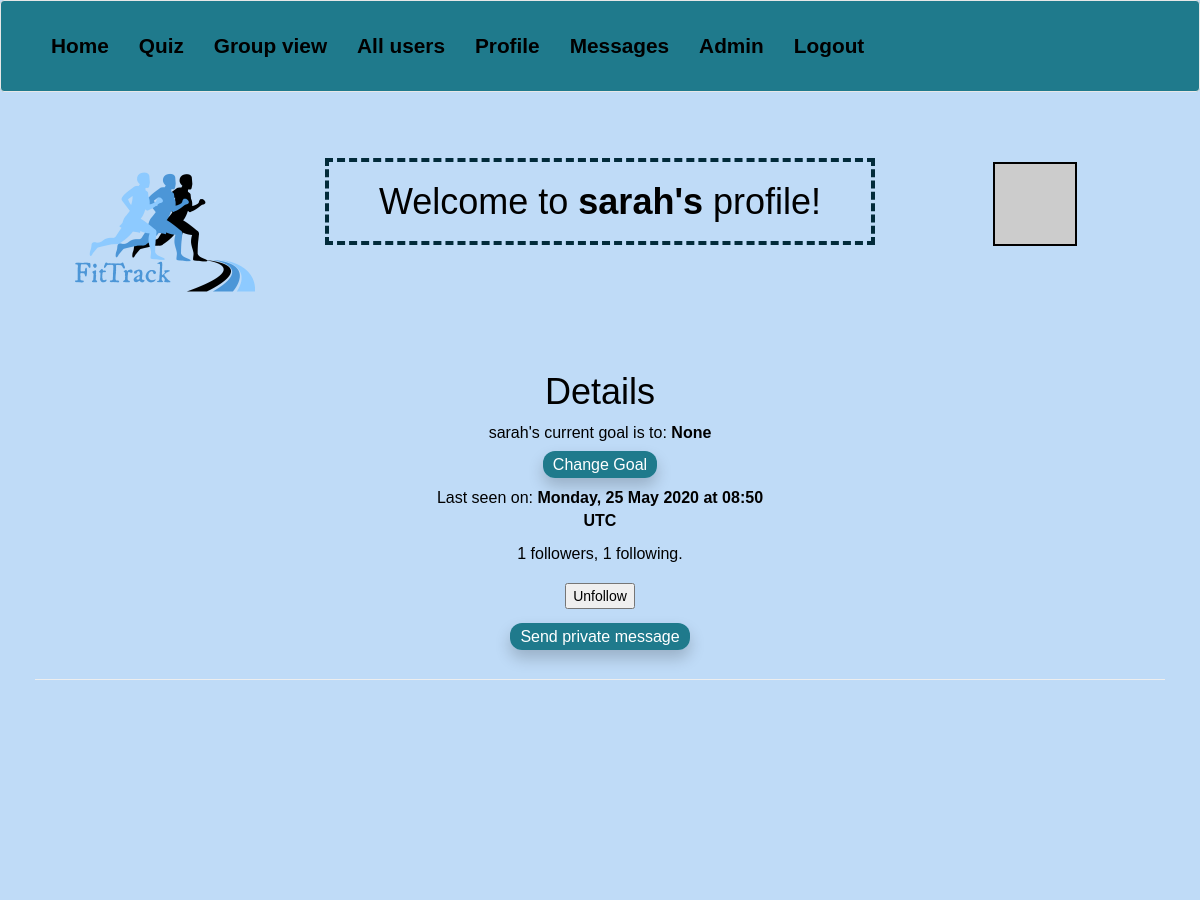
/user/sarah (signed in, upper part), run on an earlier commit of the app's database.
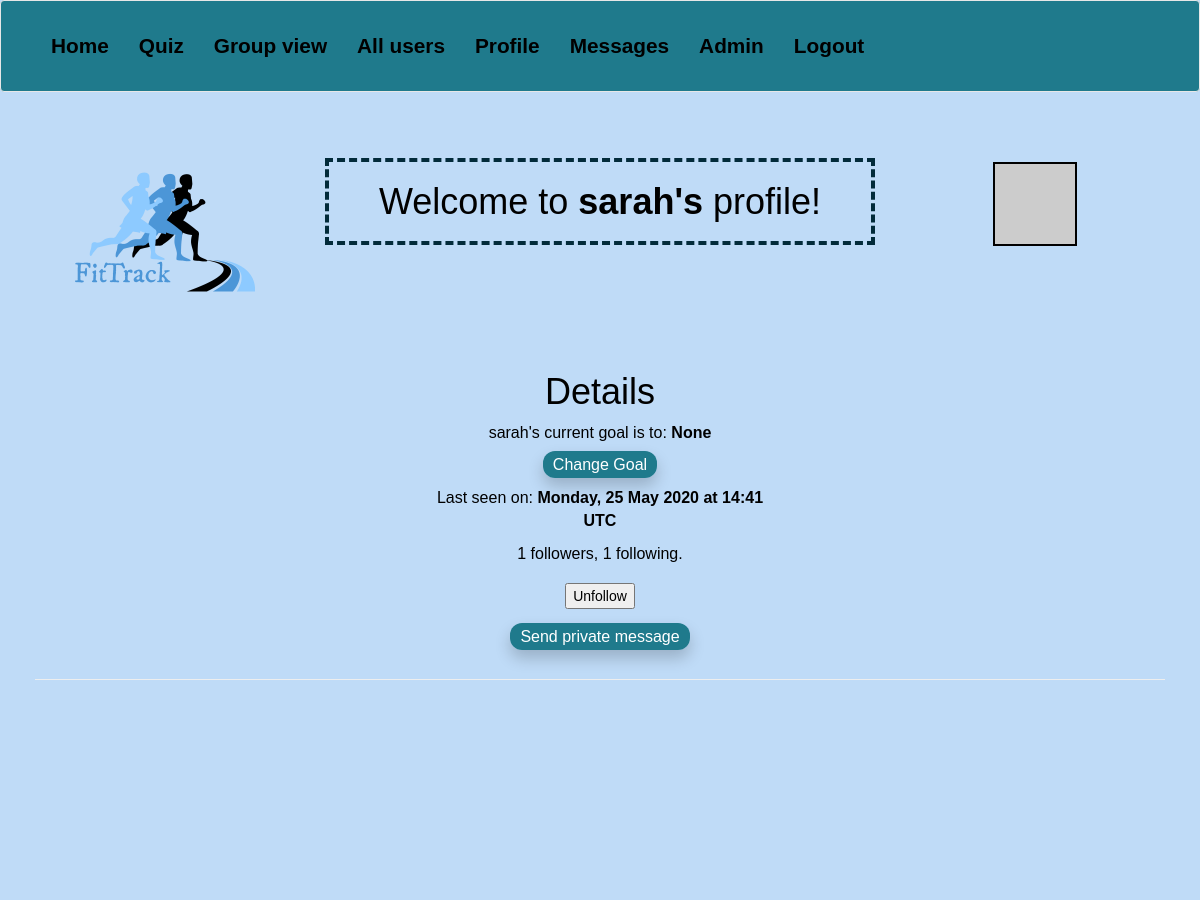
And on a later commit of the database.
### app/models.py (models this page shows, shortened)
class User(UserMixin, db.Model):
    id = db.Column(db.Integer, primary_key=True)
    username = db.Column(db.String(64), index=True, unique=True)
    email = db.Column(db.String(120), index=True, unique=True)
    password_hash = db.Column(db.String(128))
    is_coach = db.Column(db.Boolean, default=False)
    is_admin = db.Column(db.Boolean, default=False)
    exercise = db.relationship('Exercise', backref='user', lazy='dynamic')
    about_me = db.Column(db.String(140))
    goals = db.Column(db.String(140), default="Exercise more")
    last_seen = db.Column(db.DateTime, default=datetime.utcnow)
    followed = db.relationship(
        'User', secondary=followers,
        primaryjoin=(followers.c.follower_id == id),
        secondaryjoin=(followers.c.followed_id == id),
        backref=db.backref('followers', lazy='dynamic'), lazy='dynamic')
    messages_sent = db.relationship('Message',
                                    foreign_keys='Message.sender_id',
                                    backref='author', lazy='dynamic')
    messages_received = db.relationship('Message',
                                        foreign_keys='Message.recipient_id',
                                        backref='recipient', lazy='dynamic')
    last_message_read_time = db.Column(db.DateTime)
    token = db.Column(db.String(32), index=True, unique = True)
    token_expiration = db.Column(db.DateTime)
    def is_following(self, user):
        return self.followed.filter(
            followers.c.followed_id == user.id).count() > 0
    def avatar(self, size):
        digest = md5(self.email.lower().encode('utf-8')).hexdigest()
        return 'https://www.gravatar.com/avatar/{}?d=identicon&s={}'.format(digest, size)

### app/routes.py (the view)
@app.route('/user/<username>')
@login_required
def user(username):
    user = User.query.filter_by(username=username).first_or_404()
    exercises = Exercise.query.filter_by(user_id=user.id)
    form = EmptyForm()
    return render_template('user.html', user=user, exercises=exercises, form=form)

### app/forms.py
class EmptyForm(FlaskForm):
    submit = SubmitField('Submit')

### app/filters.py (called while the page is built)
@app.template_filter('formatdatetime_long')
def format_datetime_long(value, format="%A, %d %B %Y at %H:%M UTC"):
    if value is None:
        return ""
    return value.strftime(format)

### app/models.py (called while the page is built)
@login.user_loader
def load_user(id):
    return User.query.get(int(id))

### app/routes.py (called while the page is built)
@app.before_request
def before_request():
    if current_user.is_authenticated:
        current_user.last_seen = datetime.utcnow()
        db.session.commit()

### app/templates/user.html (shortened to what this page needs)
{% extends "base.html" %}
{% block body_attrs %} onload="getUserExercise({{ user.id }});" {% endblock %}
{% block content %}
<div class="container-fluid">
  <div class="row">
    <div class="col-sm-3 text-center">
      <img src="/static/assets/logo.png" alt="App logo">
    </div>
    <div class="col-sm-6 text-center">
      <br>
      <br>
      {% if current_user == user %}
      <h1 class="welcome">Welcome to your profile page, {{ current_user.username }}!</h1>
      {% else %}
      <h1 class="welcome">Welcome to <b>{{ user.username }}'s</b> profile!</h1>
      {% endif %}
    </div>
    <div class="col-sm-3 text-center">
      <img class="avatar" src="{{ user.avatar(128) }}" alt="User avatar">
    </div>
  </div>
  <div class="row">
    <div class="col-sm-4"></div>
    <div class="col-sm-4 text-center">
      <h1>Details</h1>
      {% if user == current_user %}
      <p>Your current goal is to:  <b>{{ user.goals }}</b></p>
      {% else %}
      <p>{{ user.username }}'s current goal is to:  <b>{{ user.goals }}</b></p>
      {% endif %}
      {% if current_user.is_coach %}
      <p><a class="button-link" href="{{ url_for('set_goal', username=user.username) }}">Change Goal</a></p>
      {% endif %}
      {% if user.last_seen %}<p>Last seen on: <b>{{ user.last_seen|formatdatetime_long }}</b></p>{% endif %}
      <p>{{ user.followers.count() }} followers, {{ user.followed.count() }} following.</p>
      {% if user == current_user %}
      <p><a class="button-link" href="{{ url_for('edit_profile') }}">Edit your profile</a></p>
      {% else %}
      <p>
          <form action="{{ url_for('unfollow', username=user.username) }}" method="post" class='btn'>
              {{ form.submit(value='Unfollow') }}
          </form>
      </p>
      {% endif %}
      {% if user != current_user %}
      <p>
          <a href="{{ url_for('send_message',
                              recipient=user.username) }}", class="button-link">
              {{ ('Send private message') }}
          </a>
      </p>
      {% endif %}
    </div>
  </div>
  <hr>
  <div class="row">
    <div class="col-sm-3">
      <div id="user-exercise-list" class="text-center"></div>
    </div>
    <div class="col-sm-3"></div>
  </div>
</div>
{% endblock %}

What changed in the data, as far as the page shows it:
changed User "sarah": last_seen "Monday, 25 May 2020 at 08:50 UTC" → "Monday, 25 May 2020 at 14:41 UTC"
